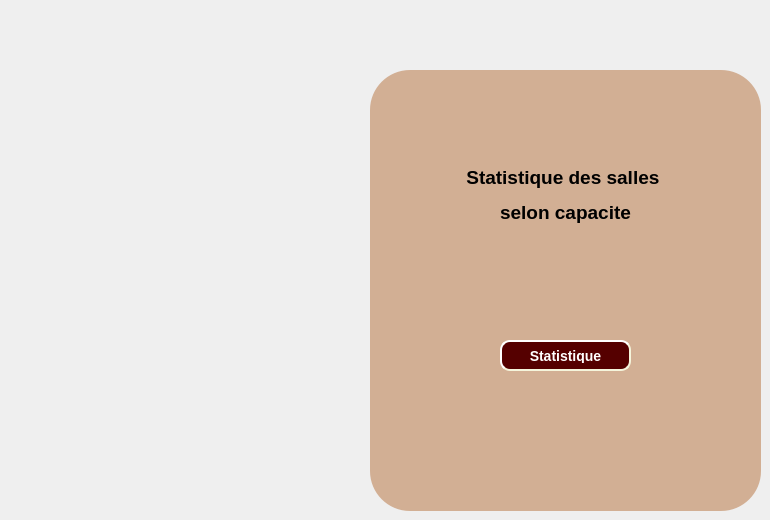
    <widget class="QWidget" name="tab6">
     <attribute name="title">
      <string>Statistique</string>
     </attribute>
     <widget class="QWidget" name="gridWidget_5" native="true">
      <property name="geometry">
       <rect>
        <x>370</x>
        <y>70</y>
        <width>391</width>
        <height>441</height>
       </rect>
      </property>
      <property name="styleSheet">
       <string notr="true">background-color: rgb(210, 175, 148);

border-radius: 40px;

</string>
      </property>
      <widget class="QPushButton" name="statistique">
       <property name="geometry">
        <rect>
         <x>130</x>
         <y>270</y>
         <width>131</width>
         <height>31</height>
        </rect>
       </property>
       <property name="styleSheet">
        <string notr="true">QPushButton
{
	background-color:rgb(85, 0, 0);



	border-style: outset;
    border-width: 2px;
    border-radius: 10px;
    border-color: beige;
    font: bold 14px;
 ;
    padding: 6px;
	color: rgb(255, 255, 255);
}
QPushButton:hover
{
	
	background-color: rgb(237, 218, 204);
	color: rgb(0, 0, 0);
	gridline-color: rgb(94, 118, 255);
}
QPushButton:pressed
{
	
	background-color: rgb(181, 255, 234);

}</string>
       </property>
       <property name="text">
        <string>Statistique</string>
       </property>
      </widget>
      <widget class="QLabel" name="label_17">
       <property name="geometry">
        <rect>
         <x>0</x>
         <y>70</y>
         <width>391</width>
         <height>111</height>
        </rect>
       </property>
       <property name="styleSheet">
        <string notr="true"/>
       </property>
       <property name="text">
        <string>&lt;html&gt;&lt;head/&gt;&lt;body&gt;&lt;p align=&quot;center&quot;&gt;&lt;span style=&quot; font-size:14pt; font-weight:600;&quot;&gt;Statistique des salles &lt;/span&gt;&lt;/p&gt;&lt;p align=&quot;center&quot;&gt;&lt;span style=&quot; font-size:14pt; font-weight:600;&quot;&gt;selon capacite&lt;/span&gt;&lt;/p&gt;&lt;/body&gt;&lt;/html&gt;</string>
       </property>
      </widget>
     </widget>
     <widget class="QPushButton" name="home_5">
      <property name="geometry">
       <rect>
        <x>10</x>
        <y>10</y>
        <width>81</width>
        <height>71</height>
       </rect>
      </property>
      <property name="styleSheet">
       <string notr="true">QPushButton
{

	border-style: outset;
    border-color: beige;
    font: bold 14px;
 ;
    padding: 6px;
	color: rgb(555, 255, 255);
}
</string>
      </property>
      <property name="text">
       <string/>
      </property>
      <property name="icon">
       <iconset>
        <normaloff>home_salle.png</normaloff>home_salle.png</iconset>
      </property>
      <property name="iconSize">
       <size>
        <width>45</width>
        <height>45</height>
       </size>
      </property>
     </widget>
    </widget>
